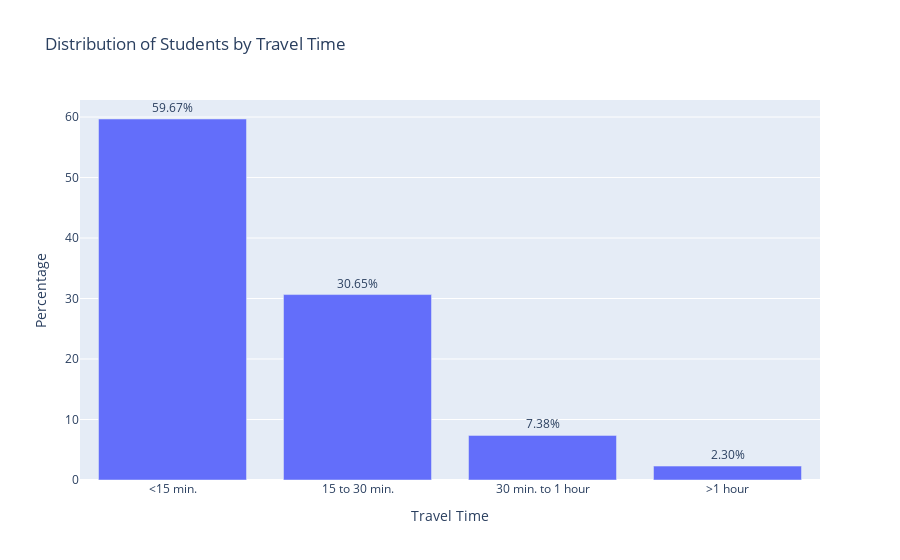

Write notebook code for a chart like this one.
### Code cell
counts = df['traveltime'].value_counts(normalize=True) * 100
fig = px.bar(counts, x=counts.index, y=counts.values, text=counts.values, 
             labels={'x': 'Travel Time', 'y': 'Percentage'}, 
             title='Distribution of Students by Travel Time')

# add percentage labels to the bars
fig.update_traces(texttemplate='%{text:.2f}%', textposition='outside')

# add x-axis label
fig.update_xaxes(title_text='Travel Time', title_font=dict(size=14))

# show the plot
fig.show()

### Figure 1 — Plotly figure (JSON) as saved in the notebook; plotly's stock layout.template omitted (floating-point values rounded to 4 significant figures)
{"data": [{"alignmentgroup": "True", "hovertemplate": "index=%{x}<br>Percentage=%{y}<br>text=%{text}<extra></extra>", "legendgroup": "", "marker": {"color": "#636efa", "pattern": {"shape": ""}}, "name": "", "offsetgroup": "", "orientation": "v", "showlegend": false, "text": [59.67, 30.65, 7.375, 2.299], "textposition": "outside", "texttemplate": "%{text:.2f}%", "type": "bar", "x": ["<15 min.", "15 to 30 min.", "30 min. to 1 hour", ">1 hour"], "xaxis": "x", "y": [59.67, 30.65, 7.375, 2.299], "yaxis": "y"}], "layout": {"barmode": "relative", "legend": {"tracegroupgap": 0}, "title": {"text": "Distribution of Students by Travel Time"}, "xaxis": {"anchor": "y", "domain": [0, 1], "title": {"font": {"size": 14}, "text": "Travel Time"}}, "yaxis": {"anchor": "x", "domain": [0, 1], "title": {"text": "Percentage"}}}}
